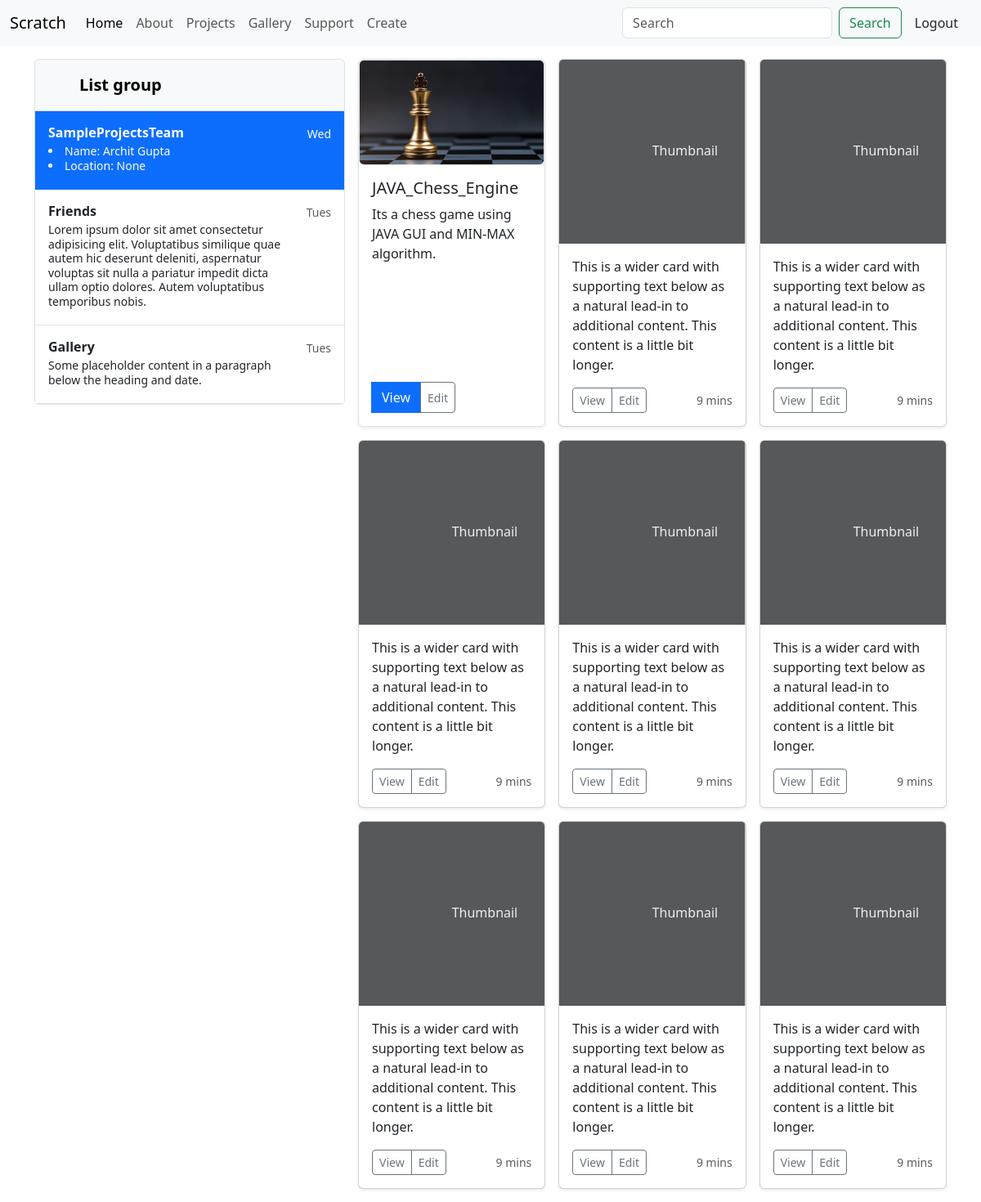
Screenshot of / (signed in) with the database file from the repository.
### home/models.py (models this page shows, shortened)
class Profiles(models.Model):
    first_name = models.CharField(max_length=100,null=False)
    last_name = models.CharField(max_length=100,null=False,default='None')
    username = models.CharField(max_length=100,null=False)
    password = models.CharField(max_length=100,null=False)
    location = models.CharField(max_length=100, default='None')
    image = models.ImageField(upload_to="static/images",default='None')
    email = models.EmailField(default='None')
    friend = models.ManyToManyField(User, default = None, blank=True, related_name='friend')

class Projects(models.Model):
    project_name = models.CharField(max_length=100, null=False)
    project_notes = models.CharField(max_length=500,default='None')
    p_image = models.ImageField(upload_to="images/",default='None')
    p_creator = models.ForeignKey(User,max_length=100,null=True,on_delete=models.CASCADE,related_name='p_creator')
    date = models.DateField(null=True,default=None)
    project_link = models.URLField(null = True)
    liked = models.ManyToManyField(User, default = None, blank=True, related_name='liked')
    viewed = models.ManyToManyField(User, default = None, blank=True, related_name='viewed')
    downloaded = models.ManyToManyField(User, default = None, blank=True, related_name='downloaded')
    tagged = models.ManyToManyField(User, default = None, blank=True, related_name='tagged')

### home/views.py (the view, shortened to what this page needs)
# urls.py: path('', views.index, name="index"),
def index(request):
    if request.user.is_anonymous:
        return redirect('/login')
    profile = Profiles.objects.get(username = request.user)
    project = Projects.objects.filter(p_creator = request.user)
    context ={
        'profile':profile,
        'project':project
        }
    return render(request,'index.html',context)

### templates/index.html (shortened to what this page needs)
{% extends 'base.html' %}
{% block body %}
<div class="container py-3">
    <div class="d-flex gap-3 flex-nowrap">
        <div class="col-xs-6">
            <div class="d-flex flex-column align-items-stretch flex-shrink-0 bg-body-tertiary border rounded" style="width: 380px;">
                <a href="/" class="d-flex align-items-center flex-shrink-0 p-3 link-body-emphasis text-decoration-none border-bottom">
                  <svg class="bi pe-none me-2" width="30" height="24"><use xlink:href="#bootstrap"/></svg>
                  <span class="fs-5 fw-semibold">List group</span>
                </a>
                <div class="list-group list-group-flush border-bottom scrollarea">
                  <a href="#" class="list-group-item list-group-item-action active py-3 lh-sm" aria-current="true">
                    <div class="d-flex w-100 align-items-center justify-content-between">
                      <strong class="mb-1">SampleProjectsTeam</strong>
                      <small>Wed</small>
                    </div>
                    <div class="col-10 mb-1 small">
                      <li>Name: {{ profile.first_name }} {{ profile.last_name }} </li>
                      <li>Location: {{ profile.location }}</li>
                    </div>
                  </a>
                  <a href="#" class="list-group-item list-group-item-action py-3 lh-sm">
                    <div class="d-flex w-100 align-items-center justify-content-between">
                      <strong class="mb-1">Friends</strong>
                      <small class="text-body-secondary">Tues</small>
                    </div>
                    <div class="col-10 mb-1 small">Lorem ipsum dolor sit amet consectetur adipisicing elit. Voluptatibus similique quae autem hic deserunt deleniti, aspernatur voluptas sit nulla a pariatur impedit dicta ullam optio dolores. Autem voluptatibus temporibus nobis.</div>
                  </a>
                  <a href="#" class="list-group-item list-group-item-action py-3 lh-sm">
                    <div class="d-flex w-100 align-items-center justify-content-between">
                      <strong class="mb-1">Gallery</strong>
                      <small class="text-body-secondary">Tues</small>
                    </div>
                    <div class="col-10 mb-1 small">Some placeholder content in a paragraph below the heading and date.</div>
                  </a>
                </div>
              </div>
        </div>
        <div class="col-xs-6">
            <div class="row row-cols-1 row-cols-sm-2 row-cols-md-3 g-3">
              {% for projects in project  %}
              <div class="col">
                <div class="card shadow-sm h-100 border rounded">
                  <div class="embed-responsive embed-responsive-16by9">
                    <div class="image-wrapper">
                      <img class="img-fluid border rounded" src="{{projects.p_image.url}}" alt="">
                    </div>
                  </div>
                  <div class="card-body d-flex flex-column">
                    <h5 class="card-text">{{projects.project_name}}</h5>
                    <p class="card-text">{{projects.project_notes}}</p>
                    <div class="mt-auto d-flex justify-content-between align-items-center">
                      <form method="post" action="">
                        <div class="btn-group">
                          <button type="submit" class="btn btn-primary" name="view">View</button>
                          <button type="submit" name="fav" class="btn btn-sm btn-outline-secondary">Edit</button>
                        </div>
                      </form>
                    </div>
                  </div>
                </div>
              </div>
                {% endfor %}
                <div class="col">
                  <div class="card shadow-sm">
                    <svg class="bd-placeholder-img card-img-top" width="100%" height="225" xmlns="http://www.w3.org/2000/svg" role="img" aria-label="Placeholder: Thumbnail" preserveAspectRatio="xMidYMid slice" focusable="false"><title>Placeholder</title><rect width="100%" height="100%" fill="#55595c"/><text x="50%" y="50%" fill="#eceeef" dy=".3em">Thumbnail</text></svg>
                    <div class="card-body">
                      <p class="card-text">This is a wider card with supporting text below as a natural lead-in to additional content. This content is a little bit longer.</p>
                      <div class="d-flex justify-content-between align-items-center">
                        <div class="btn-group">
                          <button type="button" class="btn btn-sm btn-outline-secondary">View</button>
                          <button type="button" class="btn btn-sm btn-outline-secondary">Edit</button>
                        </div>
                        <small class="text-body-secondary">9 mins</small>
                      </div>
                    </div>
                  </div>
                </div>
                <div class="col">
                  <div class="card shadow-sm">
                    <svg class="bd-placeholder-img card-img-top" width="100%" height="225" xmlns="http://www.w3.org/2000/svg" role="img" aria-label="Placeholder: Thumbnail" preserveAspectRatio="xMidYMid slice" focusable="false"><title>Placeholder</title><rect width="100%" height="100%" fill="#55595c"/><text x="50%" y="50%" fill="#eceeef" dy=".3em">Thumbnail</text></svg>
                    <div class="card-body">
                      <p class="card-text">This is a wider card with supporting text below as a natural lead-in to additional content. This content is a little bit longer.</p>
                      <div class="d-flex justify-content-between align-items-center">
                        <div class="btn-group">
                          <button type="button" class="btn btn-sm btn-outline-secondary">View</button>
                          <button type="button" class="btn btn-sm btn-outline-secondary">Edit</button>
                        </div>
                        <small class="text-body-secondary">9 mins</small>
                      </div>
                    </div>
                  </div>
                </div>
                <div class="col">
                  <div class="card shadow-sm">
                    <svg class="bd-placeholder-img card-img-top" width="100%" height="225" xmlns="http://www.w3.org/2000/svg" role="img" aria-label="Placeholder: Thumbnail" preserveAspectRatio="xMidYMid slice" focusable="false"><title>Placeholder</title><rect width="100%" height="100%" fill="#55595c"/><text x="50%" y="50%" fill="#eceeef" dy=".3em">Thumbnail</text></svg>
                    <div class="card-body">
                      <p class="card-text">This is a wider card with supporting text below as a natural lead-in to additional content. This content is a little bit longer.</p>
                      <div class="d-flex justify-content-between align-items-center">
                        <div class="btn-group">
                          <button type="button" class="btn btn-sm btn-outline-secondary">View</button>
                          <button type="button" class="btn btn-sm btn-outline-secondary">Edit</button>
                        </div>
                        <small class="text-body-secondary">9 mins</small>
                      </div>
                    </div>
                  </div>
                </div>
                <div class="col">
                  <div class="card shadow-sm">
                    <svg class="bd-placeholder-img card-img-top" width="100%" height="225" xmlns="http://www.w3.org/2000/svg" role="img" aria-label="Placeholder: Thumbnail" preserveAspectRatio="xMidYMid slice" focusable="false"><title>Placeholder</title><rect width="100%" height="100%" fill="#55595c"/><text x="50%" y="50%" fill="#eceeef" dy=".3em">Thumbnail</text></svg>
                    <div class="card-body">
                      <p class="card-text">This is a wider card with supporting text below as a natural lead-in to additional content. This content is a little bit longer.</p>
                      <div class="d-flex justify-content-between align-items-center">
                        <div class="btn-group">
                          <button type="button" class="btn btn-sm btn-outline-secondary">View</button>
                          <button type="button" class="btn btn-sm btn-outline-secondary">Edit</button>
                        </div>
                        <small class="text-body-secondary">9 mins</small>
                      </div>
                    </div>
                  </div>
                </div>
                <div class="col">
                  <div class="card shadow-sm">
                    <svg class="bd-placeholder-img card-img-top" width="100%" height="225" xmlns="http://www.w3.org/2000/svg" role="img" aria-label="Placeholder: Thumbnail" preserveAspectRatio="xMidYMid slice" focusable="false"><title>Placeholder</title><rect width="100%" height="100%" fill="#55595c"/><text x="50%" y="50%" fill="#eceeef" dy=".3em">Thumbnail</text></svg>
                    <div class="card-body">
                      <p class="card-text">This is a wider card with supporting text below as a natural lead-in to additional content. This content is a little bit longer.</p>
                      <div class="d-flex justify-content-between align-items-center">
                        <div class="btn-group">
                          <button type="button" class="btn btn-sm btn-outline-secondary">View</button>
                          <button type="button" class="btn btn-sm btn-outline-secondary">Edit</button>
                        </div>
                        <small class="text-body-secondary">9 mins</small>
                      </div>
                    </div>
                  </div>
                </div>
                <div class="col">
                  <div class="card shadow-sm">
                    <svg class="bd-placeholder-img card-img-top" width="100%" height="225" xmlns="http://www.w3.org/2000/svg" role="img" aria-label="Placeholder: Thumbnail" preserveAspectRatio="xMidYMid slice" focusable="false"><title>Placeholder</title><rect width="100%" height="100%" fill="#55595c"/><text x="50%" y="50%" fill="#eceeef" dy=".3em">Thumbnail</text></svg>
                    <div class="card-body">
                      <p class="card-text">This is a wider card with supporting text below as a natural lead-in to additional content. This content is a little bit longer.</p>
                      <div class="d-flex justify-content-between align-items-center">
                        <div class="btn-group">
                          <button type="button" class="btn btn-sm btn-outline-secondary">View</button>
                          <button type="button" class="btn btn-sm btn-outline-secondary">Edit</button>
                        </div>
                        <small class="text-body-secondary">9 mins</small>
                      </div>
                    </div>
                  </div>
                </div>
                <div class="col">
                  <div class="card shadow-sm">
                    <svg class="bd-placeholder-img card-img-top" width="100%" height="225" xmlns="http://www.w3.org/2000/svg" role="img" aria-label="Placeholder: Thumbnail" preserveAspectRatio="xMidYMid slice" focusable="false"><title>Placeholder</title><rect width="100%" height="100%" fill="#55595c"/><text x="50%" y="50%" fill="#eceeef" dy=".3em">Thumbnail</text></svg>
                    <div class="card-body">
                      <p class="card-text">This is a wider card with supporting text below as a natural lead-in to additional content. This content is a little bit longer.</p>
                      <div class="d-flex justify-content-between align-items-center">
                        <div class="btn-group">
                          <button type="button" class="btn btn-sm btn-outline-secondary">View</button>
                          <button type="button" class="btn btn-sm btn-outline-secondary">Edit</button>
                        </div>
                        <small class="text-body-secondary">9 mins</small>
                      </div>
                    </div>
                  </div>
                </div>
                <div class="col">
                  <div class="card shadow-sm">
                    <svg class="bd-placeholder-img card-img-top" width="100%" height="225" xmlns="http://www.w3.org/2000/svg" role="img" aria-label="Placeholder: Thumbnail" preserveAspectRatio="xMidYMid slice" focusable="false"><title>Placeholder</title><rect width="100%" height="100%" fill="#55595c"/><text x="50%" y="50%" fill="#eceeef" dy=".3em">Thumbnail</text></svg>
                    <div class="card-body">
                      <p class="card-text">This is a wider card with supporting text below as a natural lead-in to additional content. This content is a little bit longer.</p>
                      <div class="d-flex justify-content-between align-items-center">
                        <div class="btn-group">
                          <button type="button" class="btn btn-sm btn-outline-secondary">View</button>
                          <button type="button" class="btn btn-sm btn-outline-secondary">Edit</button>
                        </div>
                        <small class="text-body-secondary">9 mins</small>
                      </div>
                    </div>
                  </div>
                </div>
              </div>
            </div>
          </div>
        </div>
{% endblock body %}

### rows the page displays
Profiles: first_name "Archit", last_name "Gupta", location "None"
Projects: p_image (picture), project_name "JAVA_Chess_Engine", project_notes "Its a chess game using JAVA GUI and MIN-MAX algorithm."
